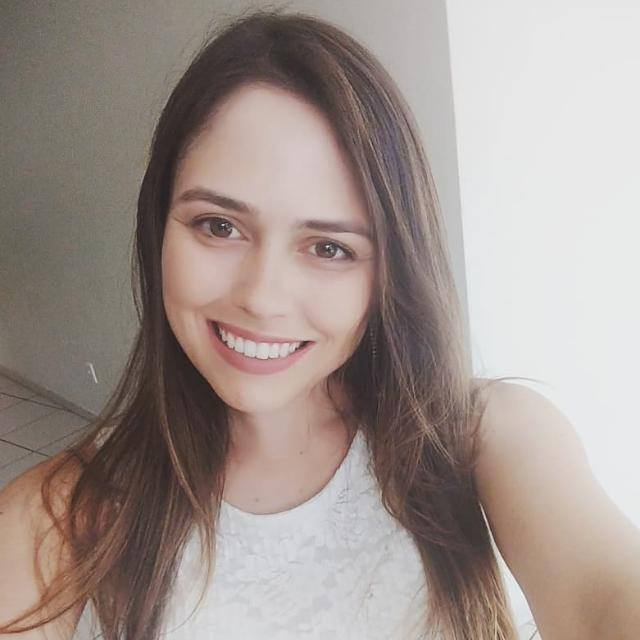
#> input picture faces/face.jpg, 640 x 640 px, found by its file name
$ python faces.py
#> lines starting #> are read from the running program, lines starting #| are printed output that depends on the picture; after the words box and inside, x2 and y2 are one past the last pixel; in counts of white or black regions, pixels touching at a corner belong together
import cv2

face_cascade = cv2.CascadeClassifier(cv2.data.haarcascades + 'haarcascade_frontalface_default.xml')
eye_cascade = cv2.CascadeClassifier(cv2.data.haarcascades + 'haarcascade_eye.xml')

img = cv2.imread('faces/face.jpg')
#> img is the input picture: shape (640, 640, 3); mean B, G, R 142.4, 148, 160.8
gray = cv2.cvtColor(img, cv2.COLOR_BGR2GRAY)
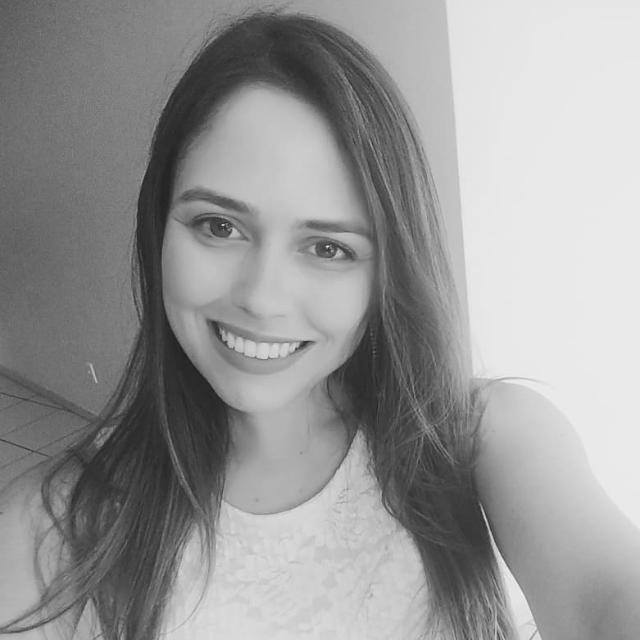
#> gray: shape (640, 640); min 23, max 251, mean 151.2

faces = face_cascade.detectMultiScale(gray, minNeighbors=20, minSize=(30, 30), maxSize=(300, 300))
#> faces = [[145, 145, 250, 250]]
eye = eye_cascade.detectMultiScale(gray, minNeighbors=20, minSize=(10, 10), maxSize=(90, 90))
#> eye = [[298, 223, 56, 56], [187, 198, 60, 60]]

for (x, y, w, h) in faces:
    img = cv2.rectangle(img, (x, y), (x + w, y + h), (0, 255, 0), 4)
#> this loop made 1 pass
#> pass 1, `img = cv2.rectangle(img, (x, y), (x + w, y + h), (0, 255, 0), 4)`:
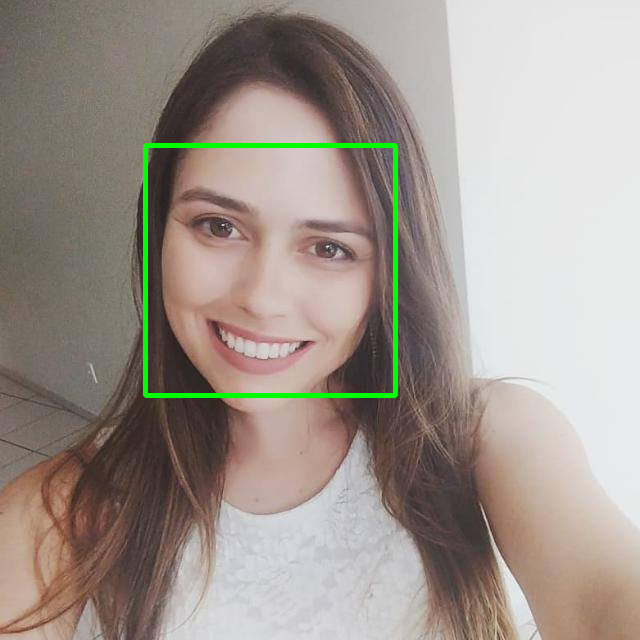
#> img: shape (640, 640, 3); 1.22% of pixels changed, all inside (x1, y1, x2, y2) = (143, 143, 398, 398)

for (x, y, w, h) in eye:
    img = cv2.rectangle(img, (x, y), (x + w, y + h), (255, 0, 0), 2)
#> this loop made 2 passes
#> pass 1, `img = cv2.rectangle(img, (x, y), (x + w, y + h), (255, 0, 0), 2)`:
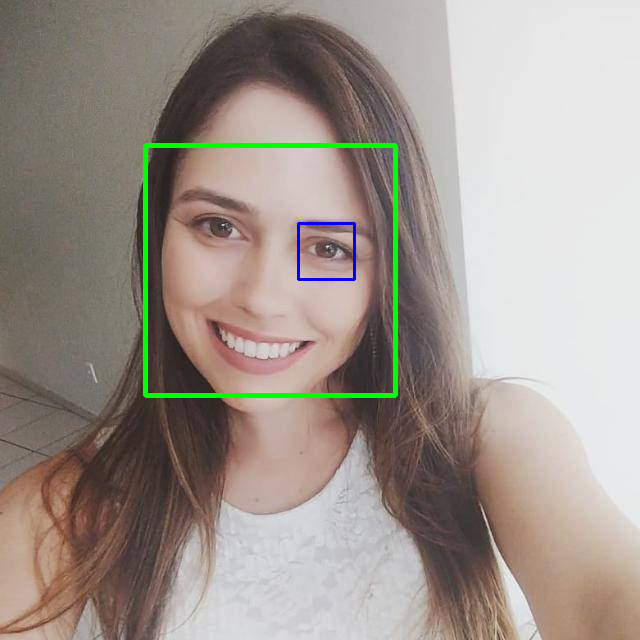
#> img: shape (640, 640, 3); 0.16% of pixels changed, all inside (x1, y1, x2, y2) = (297, 222, 356, 281)
#> pass 2, `img = cv2.rectangle(img, (x, y), (x + w, y + h), (255, 0, 0), 2)`:
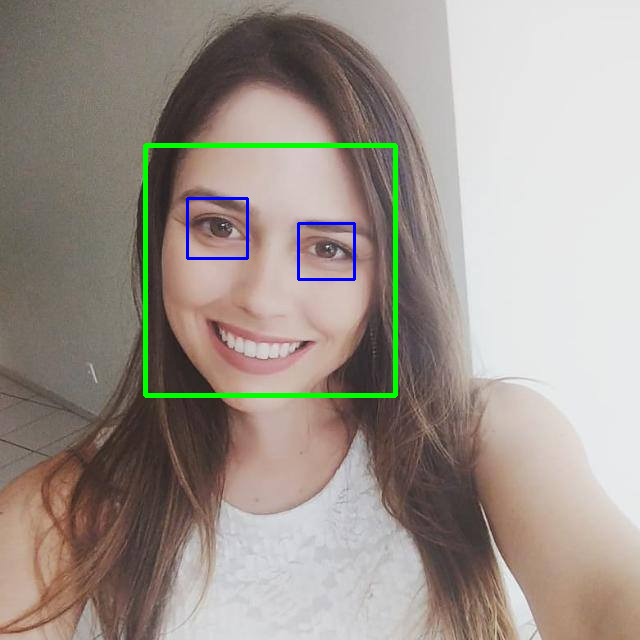
#> img: shape (640, 640, 3); 0.17% of pixels changed, all inside (x1, y1, x2, y2) = (186, 197, 249, 260)

cv2.imshow('face', img)

# ESC - sair
# S - salvar

k = cv2.waitKey(0)
#> (key Esc is pressed here)
if k == 27:
    cv2.destroyAllWindows()
elif k == ord('s'):
    cv2.imwrite('face_detection.png', img)
    cv2.destroyAllWindows()
